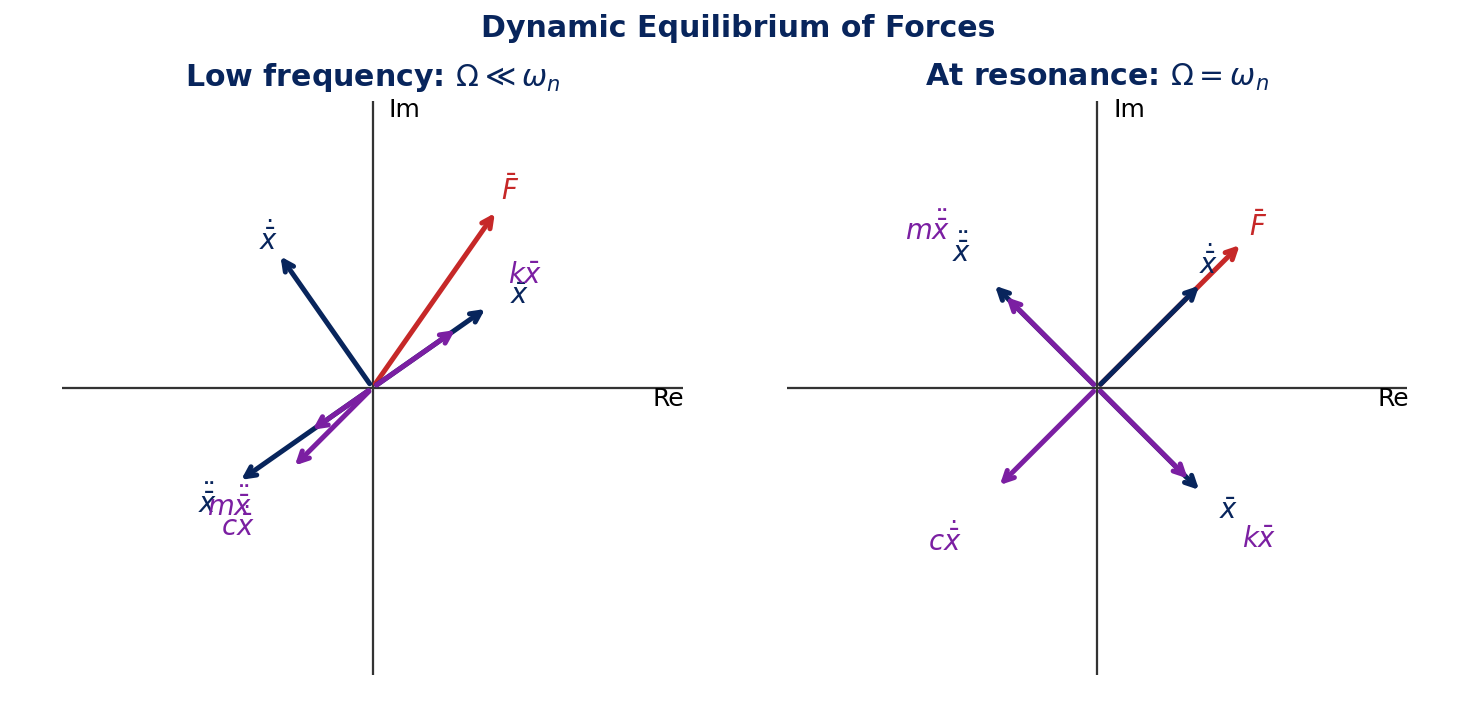

The script that saved this image:
#!/usr/bin/env python3
"""Figure: complex-plane force equilibrium at low frequency and resonance."""

from __future__ import annotations

import math

from plot_helpers import NAVY, OUT, RED, configure_matplotlib_cache


configure_matplotlib_cache()
import matplotlib.pyplot as plt


def arrow(ax, angle, length, label, color=NAVY, rlabel=1.1, dx=0.0, dy=0.0):
    x = length * math.cos(angle)
    y = length * math.sin(angle)
    ax.annotate("", xy=(x, y), xytext=(0, 0), arrowprops=dict(arrowstyle="->", color=color, linewidth=2.0))
    ax.text(rlabel * x + dx, rlabel * y + dy, label, color=color, fontsize=11, ha="center", va="center")


fig, axes = plt.subplots(1, 2, figsize=(8.2, 3.9))

for ax, title in zip(axes, [r"Low frequency: $\Omega\ll\omega_n$", r"At resonance: $\Omega=\omega_n$"]):
    ax.set_title(title, color=NAVY, fontweight="bold")
    ax.axhline(0, color="#333333", linewidth=0.9)
    ax.axvline(0, color="#333333", linewidth=0.9)
    ax.text(1.22, -0.08, "Re", fontsize=10)
    ax.text(0.07, 1.18, "Im", fontsize=10)
    ax.set_xlim(-1.35, 1.35)
    ax.set_ylim(-1.25, 1.25)
    ax.set_aspect("equal")
    ax.axis("off")

arrow(axes[0], math.radians(55), 0.95, r"$\bar{F}$", RED)
arrow(axes[0], math.radians(35), 0.62, r"$\bar{x}$", NAVY, 1.18, 0.04, -0.02)
arrow(axes[0], math.radians(125), 0.72, r"$\dot{\bar{x}}$", NAVY)
arrow(axes[0], math.radians(215), 0.72, r"$\ddot{\bar{x}}$", NAVY, 1.15, -0.04, -0.02)
arrow(axes[0], math.radians(225), 0.50, r"$c\dot{\bar{x}}$", "#7b1fa2", 1.55, -0.04, -0.05)
arrow(axes[0], math.radians(35), 0.46, r"$k\bar{x}$", "#7b1fa2", 1.55, 0.08, 0.08)
arrow(axes[0], math.radians(215), 0.34, r"$m\ddot{\bar{x}}$", "#7b1fa2", 2.05, -0.05, -0.11)

arrow(axes[1], math.radians(45), 0.90, r"$\bar{F}$", RED)
arrow(axes[1], math.radians(-45), 0.65, r"$\bar{x}$", NAVY, 1.12, 0.06, -0.02)
arrow(axes[1], math.radians(45), 0.65, r"$\dot{\bar{x}}$", NAVY, 1.10, -0.02, 0.04)
arrow(axes[1], math.radians(135), 0.65, r"$\ddot{\bar{x}}$", NAVY, 1.15, -0.06, 0.07)
arrow(axes[1], math.radians(225), 0.62, r"$c\dot{\bar{x}}$", "#7b1fa2", 1.42, -0.04, -0.04)
arrow(axes[1], math.radians(-45), 0.58, r"$k\bar{x}$", "#7b1fa2", 1.48, 0.10, -0.05)
arrow(axes[1], math.radians(135), 0.58, r"$m\ddot{\bar{x}}$", "#7b1fa2", 1.50, -0.12, 0.08)

fig.suptitle("Dynamic Equilibrium of Forces", color=NAVY, fontweight="bold")
fig.tight_layout()
fig.savefig(OUT / "lecture4_dynamic_equilibrium.png", dpi=180)
plt.close(fig)
